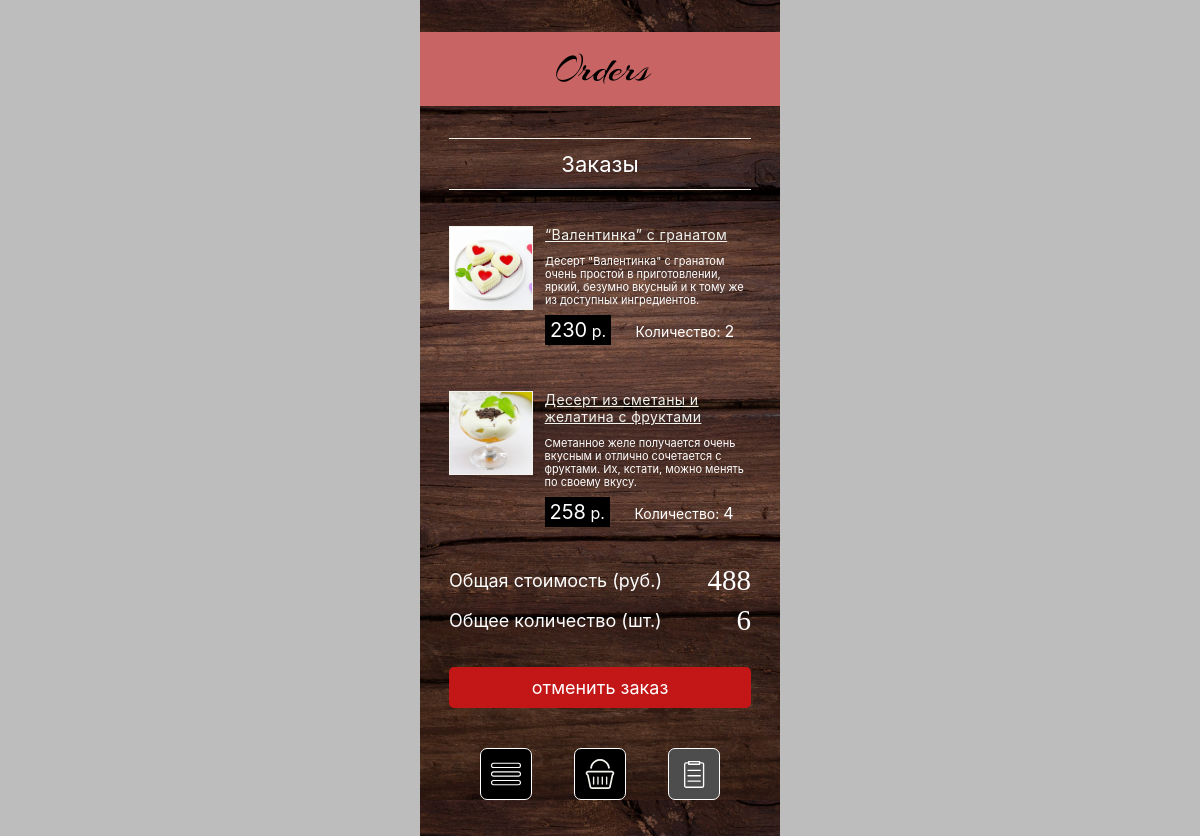
Screenshot of /orders/ with the database file from the repository.
### main_app/models.py (models this page shows, shortened)
class Dish(models.Model):
    title = models.CharField(max_length=200)
    description = models.CharField(max_length=500)
    price = models.IntegerField(default=None)
    in_shopping_cart = models.BooleanField(default=False)
    category = models.CharField(max_length=200)
    photo = models.FileField('dish_photo', upload_to='image')
    for_an_order = models.BooleanField(default=False)
    in_order_list = models.BooleanField(default=False)
    quantity = models.IntegerField(default=1)

### main_app/views.py (the view)
# urls.py: path('orders/', views.show_orders, name='orders_path'),
def show_orders(request):
    dishes = Dish.objects.filter(in_order_list=True)
    total_price = total_quantity = 0
    for dish in dishes:
        total_price += dish.price
        total_quantity += dish.quantity
    context = {
        'dishes' : dishes,
        'total_price' : total_price,
        'total_quantity' : total_quantity,
    }
    return render(request, 'orders.html', context=context)

### main_app/templates/orders.html (shortened to what this page needs)
{% load static %}
<!DOCTYPE html>
<html lang="en">
<head>
    <link rel="stylesheet" href="{% static 'css/style.css' %}">
</head>
<body>
    <div class="container">
        <div class="orders-header"><p>Orders</p></div>
        <p class="orders-header-ru">Заказы</p>
        <div class="dishes">
            {% for dish in dishes %}
                <div class="dish-item">
                    <img class="dish-item-img" src="{% static 'media/' %}{{dish.photo}}" alt="{{dish.photo}}">
                    <div class="dish-item-text">
                        <p class="dish-item-title">{{dish.title}}</p>
                        <p class="dish-item-description ">{{dish.description}}</p>
                        <p class="dish-price dish-price-orders">{{dish.price}}<span> р.</span></p>
                        <p class="dish-quantity">Количество: <span>{{dish.quantity}}</span></p>
                    </div>
                </div>
            {% endfor %}
        </div>
        <div class="total-values">
            <div class="total-values-item">
                <p>Общая стоимость (руб.)</p>
                <span>{{total_price}}</p>
            </div>
            <div class="total-values-item">
                <p>Общее количество (шт.)</p>
                <span>{{total_quantity}}</span>
            </div>
        </div>
        <a class="cancel-order-btn" href="{% url 'cancel_order' %}"><div>отменить заказ</div></a>
        <div class="navigation">
            <a class="navigation-btn" href="{% url 'menu_path' %}">
                <img src="{% static 'img/menu_img.svg' %}" alt="menu_img">
            </a>
            <a class="navigation-btn" href="{% url 'cart_path' %}">
                <img src="{% static 'img/cart_img.svg' %}" alt="cart_img">
            </a>
            <a class="navigation-btn navigation-btn-selected" href="{% url 'orders_path' %}">
                <img src="{% static 'img/orders_img.svg' %}" alt="orders_img">
            </a>
        </div>
    </div>
</body>
</html>

### static/css/style.css (style rules this page uses)
body { background-color: #BDBDBD; margin: 0; }
.container { width: 360px; min-height: 800px; margin: 0 auto; background: url(/static/img/wood_bg.png); padding-top: 32px; color: #ffffff; }
.dishes { padding: 0px 29px; }
.dish-item { display: flex; justify-content: space-between; margin-top: 36px; }
.dish-item-img { width: 82px; height: 82px; border: 1px solid #F2F3ED; }
.dish-item-text { font-family: 'Inter'; font-style: normal; padding-left: 12px; }
.dish-item-title { color: #F2F3ED; font-size: 14px; font-weight: 400; line-height: normal; letter-spacing: 0.42px; text-decoration-line: underline; margin: 0; padding-bottom: 12px; }
.dish-item-description { color: #FFF; font-size: 11px; font-weight: 400; line-height: 13px; margin: 0; }
.dish-price { text-align: center; font-size: 20px; margin: 0; padding-top: 5px; display: inline-block; }
.dish-price span { font-size: 16px; }
.navigation { margin-top: 40px; padding: 0px 60px; display: flex; justify-content: space-between; padding-bottom: 36px; }
.navigation-btn { width: 50px; height: 50px; background-color: #000000; border: 1px solid #ffffff; border-radius: 7px; display: flex; align-items: center; justify-content: center; }
.navigation-btn-selected { background-color: #4D4D4D; }
.navigation-btn img { width: 30px; height: 30px; }
.orders-header { width: 100%; background: #C96464; margin-bottom: 32px; }
.orders-header p { text-align: center; font-size: 40px; font-family: 'Arizonia'; margin: 0; padding: 12px 0; color: #000000; }
.orders-header-ru { color: #ffffff; border-top: 1px solid #F2F3ED; border-bottom: 1px solid #F2F3ED; text-align: center; margin: 0px 29px; padding: 12px 0px; font-family: 'Inter'; font-size: 22px; }
.dish-price-orders { background-color: #000000; color: #ffffff; padding: 3px 5px; display: inline-block; margin-right: 20px; margin-top: 1px; }
.dish-quantity { font-family: 'Inter'; font-size: 14px; display: inline-block; }
.dish-quantity span { font-size: 16px; }
.total-values { padding-top: 20px; margin: 0px 29px; }
.total-values-item { display: flex; justify-content: space-between; align-items: center; margin-top: 7px; }
.total-values-item p { font-family: 'Inter'; font-size: 18px; margin: 0; }
.total-values-item span { font-size: 29px; margin: 0; }
.cancel-order-btn { color: #ffffff; font-family: 'Inter'; font-size: 18px; text-decoration: none; }
.cancel-order-btn div { background-color: #C31717; border-radius: 5px; text-align: center; margin: 0px 29px; padding: 10px 0px; margin-top: 30px; }

### rows the page displays
Dish: photo (picture), title "“Валентинка” с гранатом", description "Десерт \"Валентинка\" с гранатом очень простой в приготовлении, яркий, безумно вкусный и к тому же из доступных ингредиентов.", price "230", quantity "2"
Dish: photo (picture), title "Десерт из сметаны и желатина с фруктами", description "Сметанное желе получается очень вкусным и отлично сочетается с фруктами. Их, кстати, можно менять по своему вкусу.", price "258", quantity "4"

### other values shown
{{ total_price }} "488"
{{ total_quantity }} "6"
